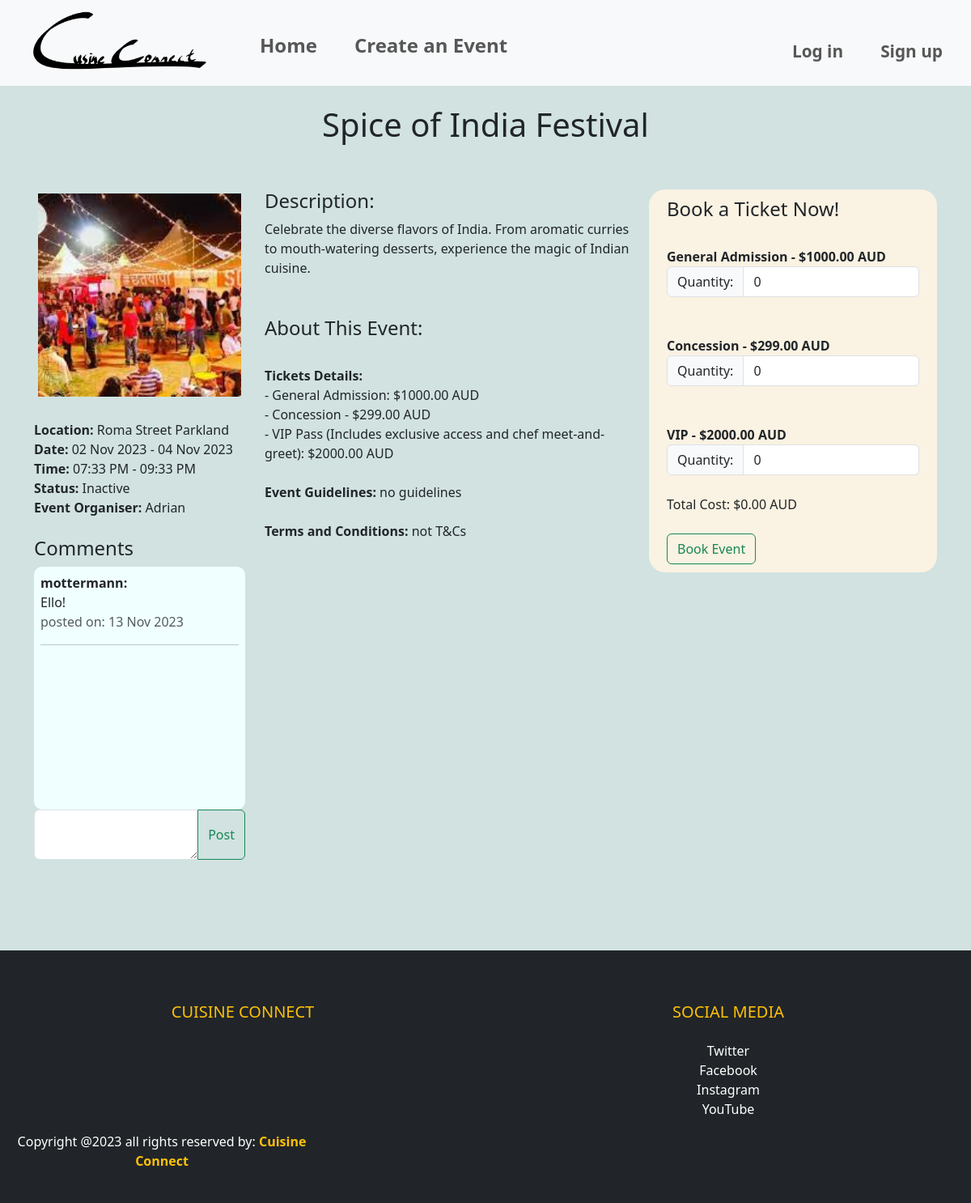
Screenshot of /events/event/5 with the database file from the repository.
### website/models.py (models this page shows, shortened)
class Event(db.Model):
    __tablename__ = 'events'
    id = db.Column(db.Integer, primary_key=True)
    name = db.Column(db.String(80), nullable=False)
    location = db.Column(db.String(400), nullable=False)
    start_date = db.Column(db.Date, nullable=False)
    end_date = db.Column(db.Date, nullable=False)
    start_time = db.Column(db.Time, nullable=False)
    end_time = db.Column(db.Time, nullable=False)
    ga_price = db.Column(db.Numeric, nullable=False)
    ga_availability = db.Column(db.Integer, nullable=False)
    concession_price = db.Column(db.Numeric, nullable=False)
    concession_availability = db.Column(db.Integer, nullable=False)
    vip_price = db.Column(db.Numeric, nullable=False)
    vip_availability = db.Column(db.Integer, nullable=False)
    description = db.Column(db.Text, nullable=False)
    image = db.Column(db.String(400), nullable=True)
    event_guidelines = db.Column(db.Text, nullable=True)
    terms_conditions = db.Column(db.Text, nullable=True)
    category = db.Column(db.String(80), nullable=True)
    comments = db.relationship('Comment', backref='event')
    user_id = db.Column(db.Integer, db.ForeignKey('users.id'))
    user = db.relationship('User', backref=db.backref('events', lazy=True))
    is_cancelled = db.Column(db.Boolean, default=False)
    event_bookings = db.relationship('Bookings', back_populates='event', lazy=True)
    @property
    def total_availability(self):
        return (self.concession_availability + self.ga_availability + self.vip_availability)
    @property
    def total_tickets_booked(self):
        return sum(bookings.ga_quantity + bookings.concession_quantity + bookings.vip_quantity for bookings in self.event_bookings)
    @property
    def status(self):
        try:
            if self.is_cancelled:
                return "Cancelled"
            elif self.total_availability == self.total_tickets_booked:
                return "Sold Out"
            elif datetime.combine(self.start_date, self.start_time) < datetime.now():
                return "Inactive"
            else:
                return "Open"
        except Exception as e:
            print(f"Error updating status: {e}")

class Bookings(db.Model):
    __tablename__ = 'bookings'
    id = db.Column(db.Integer, primary_key=True)
    name = db.Column(db.String(80))
    description = db.Column(db.String(200))
    image = db.Column(db.String(400))
    user_id = db.Column(db.Integer, db.ForeignKey('users.id'))
    event_id = db.Column(db.Integer, db.ForeignKey('events.id'))
    event = db.relationship('Event', back_populates='event_bookings', lazy=True)
    ga_quantity = db.Column(db.Integer, default=0)
    concession_quantity = db.Column(db.Integer, default=0)
    vip_quantity = db.Column(db.Integer, default=0)
    booking_time = db.Column(db.DateTime, default=datetime.utcnow)

class User(db.Model, UserMixin):
    __tablename__='users'
    id = db.Column(db.Integer, primary_key=True)
    name = db.Column(db.String(100), index=True, unique=True, nullable=False)
    emailid = db.Column(db.String(100), index=True, nullable=False)
    contactnumber = db.Column(db.Integer)
    address = db.Column(db.String(15), unique=True, index=True, nullable=True)
    password_hash = db.Column(db.String(255), nullable=False)
    comments = db.relationship('Comment', backref='user')

class Comment(db.Model):
    __tablename__ = 'comments'
    id = db.Column(db.Integer, primary_key=True)
    text = db.Column(db.String(400))
    created_at = db.Column(db.DateTime, default=datetime.now())
    user_id = db.Column(db.Integer, db.ForeignKey('users.id'))
    event_id = db.Column(db.Integer, db.ForeignKey('events.id'))

### website/events.py (the view)
@bp.route('/event/<int:id>')
def event_details(id):
    print(f"Event ID: {id}")
    event = Event.query.get_or_404(id)
    comment_form = CommentForm()
    return render_template('eventDetails.html', event=event, form=comment_form)

### website/forms.py
class CommentForm(FlaskForm):
    text = TextAreaField('Comment', [InputRequired()])
    submit = SubmitField('Post')

### website/templates/eventDetails.html (shortened to what this page needs)
{% extends 'base.html' %}
{% block header %}
<link rel="stylesheet" href="{{ url_for('static', filename='style/style.css') }}">
{% endblock %}
{% block content %}
<div>
    <div class="heading">
        <h1>{{ event.name }}</h1><br><br>
    </div>
    <div class="container">
        <div class="row">
            <div class="col-sm-3">
                <div class="box">
                    <img class="cropImage" src="{{ url_for('static', filename=event.image.split('static/')[1].replace('\\', '/')) }}" alt="Event Image">
                </div>
                <br><b>Location:</b> {{ event.location }}
                <br><b>Date:</b> {{ event.start_date.strftime('%d %b %Y') }} - {{ event.end_date.strftime('%d %b %Y') }}
                <br><b>Time:</b> {{ event.start_time.strftime('%I:%M %p') }} - {{ event.end_time.strftime('%I:%M %p') }}
                <br><b>Status:</b> {{ event.status }}
                <br><b>Event Organiser:</b> {{ event.user.name }}
                <br><br><h4>Comments</h4>
                <div class="overflow-auto reviewsColor">
                    <div class="reviews">
                        {% for comment in event.comments %}
                        <div>
                            <b>{{ comment.user.name }}:</b><br>
                            {{ comment.text }}
                            <div class="text-muted">posted on: {{ comment.created_at.strftime('%d %b %Y') }}</div>
                        </div>
                        <hr class="hr hr-blurry" />
                        {% endfor %}
                    </div>
                </div>
                <form method="post" action="{{ url_for('event.post_comment', event_id=event.id) }}">
                    <div class="input-group mb-3">
                        {{ form.text(class="form-control") }}
                        <button class="btn btn-outline-success" type="submit">Post</button>
                    </div>
                </form>
            </div>
            <div class="col-sm-5">
                <h4>Description:</h4>
                {{ event.description }}
                <br><br><br><h4>About This Event:</h4>
                <br><b>Tickets Details:</b>
                <br>- General Admission: ${{ "%.2f"|format(event.ga_price) }} AUD
                <br>- Concession - ${{ "%.2f"|format(event.concession_price) }} AUD
                <br>- VIP Pass (Includes exclusive access and chef meet-and-greet): ${{ "%.2f"|format(event.vip_price) }} AUD
                <br><br><b>Event Guidelines:</b>
                {{ event.event_guidelines }}
                <br><br><b>Terms and Conditions:</b>
                {{ event.terms_conditions }}
            </div>
            <div class="col-sm-4">
                <div class="formLayout">
                    <div class="container">
                        <h4>Book a Ticket Now!</h4>
                        <form method="post" action="{{ url_for('event.book_event', id=event.id) }}">
                            <br><b>General Admission - ${{ "%.2f"|format(event.ga_price) }} AUD</b><br>
                            <div class="input-group">
                                <div class="input-group-text">Quantity:</div>
                                <input type="number" name="ga_quantity" id="GAquantity" class="form-control" min="0" value="0">
                            </div><br>
                            <br><b>Concession - ${{ "%.2f"|format(event.concession_price) }} AUD</b><br>
                            <div class="input-group">
                                <div class="input-group-text">Quantity:</div>
                                <input type="number" name="concession_quantity" id="concessionquantity" class="form-control" min="0" value="0">
                            </div><br>
                            <br><b>VIP - ${{ "%.2f"|format(event.vip_price) }} AUD</b><br>
                            <div class="input-group">
                                <div class="input-group-text">Quantity:</div>
                                <input type="number" name="vip_quantity" id="VIPquantity" class="form-control" min="0" value="0">
                            </div><br>
                            <div id="totalPrice">Total Cost: $0.00 AUD</div><br>
                            <button class="btn btn-outline-success" type="submit">Book Event</button>
                        </form>
                    </div>
                </div>
            </div>
        </div>
    </div>
</div>
<br><br><br><br>
{% endblock %}

### website/templates/base.html (shortened to what this page needs)
<!DOCTYPE html>
<html lang="en">
    <head>
        <link rel="stylesheet" href="{{url_for('static', filename='style/style.css')}}">
        <link href="https://cdn.jsdelivr.net/npm/bootstrap@5.3.1/dist/css/bootstrap.min.css" rel="stylesheet">
    </head>
    <body class="bGColor">
        <nav class="navbar sticky-top navbar-expand-sm bg-light navbar-light justify-content-center">
            <div class="container-fluid">
                    <ul class="navbar-nav">
                        <li><a class="navbar-brand" href = "{{ url_for('main.index') }}"><img src="{{url_for('static', filename='img/logo.png')}}" style="width:240px;height:90px"></a></li>
                        <li class="nav-item" ><a style="font-size: 150%; padding-top: 30px;" class="nav-link" href = "{{ url_for('main.index') }}"><b>Home</b></a></li>
                        <li class="nav-item" ><a style="font-size: 150%; padding-top: 30px;" class="nav-link" href = "{{ url_for('event.create') }}"><b>Create an Event</b></a></li>
                    </ul>
                    <ul class = "navbar-nav navbar-right">
                        {% if current_user.is_authenticated %}
                        <li class="nav-item" ><a style="font-size: 130%; padding-top: 30px;" class="nav-link" href = "#"><b>Welcome {{current_user.name}}</b></a></li>
                        <li class="nav-item" ><a style="font-size: 130%; padding-top: 30px;" class="nav-link" href = "{{ url_for('auth.logout') }}"><b>Log out</b></a></li>
                        {% else %}
                        <li class="nav-item" ><a style="font-size: 130%; padding-top: 30px;" class="nav-link" href = "{{ url_for('auth.login') }}"><b>Log in</b></a></li>
                        <li class="nav-item" ><a style="font-size: 130%; padding-top: 30px;" class="nav-link" href = "{{ url_for('auth.register') }}"><b>Sign up</b></a></li>
                        {% endif %}
                    </ul>
            </div>
        </nav>
        {% block header %}
        {% endblock %}
    {% block content %}
    {% endblock %}
    <footer class="bg-dark text-white pt-5 pb-4">
        <div class="container-fluid text-center text-md-left">
            <div class="row text-center text-md-left">
                <div class="col-md-3 col-lg-3 col-xl-3 mx-auto mt-3">
                    <h5 class="text-uppercase mb-4 font-weight-bold text-warning">Cuisine Connect</h5>
                </div>
                <div class="col-md-3 col-lg-3 col-xl-3 mx-auto mt-3">
                    <h5 class="text-uppercase mb-4 font-weight-bold text-warning">Social Media</h5>
                    <ul class="list-unstyled">
                        <li>
                            <a href="https://twitter.com/elonmusk" class="text-white" style="text-decoration: none;">Twitter</a>
                        </li>
                        <li>
                            <a href="https://www.facebook.com/zuck/" class="text-white" style="text-decoration: none;">Facebook</a>
                        </li>
                        <li>
                            <a href="https://www.instagram.com/cats_of_instagram" class="text-white" style="text-decoration: none;">Instagram</a>
                        </li>
                        <li>
                            <a href="https://www.youtube.com/watch?v=dQw4w9WgXcQ&t=1s" class="text-white" style="text-decoration: none;">YouTube</a>
                        </li>
                    </ul>
                </div>
            </div>
            <div class="row">
                <div class="col-md-4 col-lg-4">
                    <p>Copyright @2023 all rights reserved by:
                        <strong class="text-warning">Cuisine Connect</strong>
                    </p>
                </div>
            </div>
        </div>
      </footer>
    </body>
</html>

### website/static/style/style.css (style rules this page uses)
.heading { text-align: center; padding-top: 2%; }
.box { position: relative; width:100%; border: 5px solid rgba(196, 218, 216, 0); }
.box::before { content: ""; display: block; padding-top: 100%; }
.cropImage { position: absolute; top: 0; left: 0; width: 100%; height: 100%; object-fit: cover; }
.bGColor { background-color: rgba(196, 218, 216, 0.767); }
.navbar-nav > li { padding-left: 15px; padding-right: 15px; }
.formLayout { background-color: rgb(250, 242, 226); padding: 10px; border-radius: 20px; }
.reviews { height: 300px; padding: 8px; }
.reviewsColor { background-color: azure; border-radius: 10px; }

### rows the page displays
Event: name "Spice of India Festival", location "Roma Street Parkland", start_date "02 Nov 2023", end_date "04 Nov 2023", start_time "07:33 PM", end_time "09:33 PM", status "Inactive", description "Celebrate the diverse flavors of India. From aromatic curries to mouth-watering desserts, experience the magic of Indian cuisine.", ga_price "1000.00", concession_price "299.00", vip_price "2000.00", event_guidelines "no guidelines", terms_conditions "not T&Cs"
User: user.name "Adrian"
Comment: user.name "mottermann", text "Ello!", created_at "13 Nov 2023"
